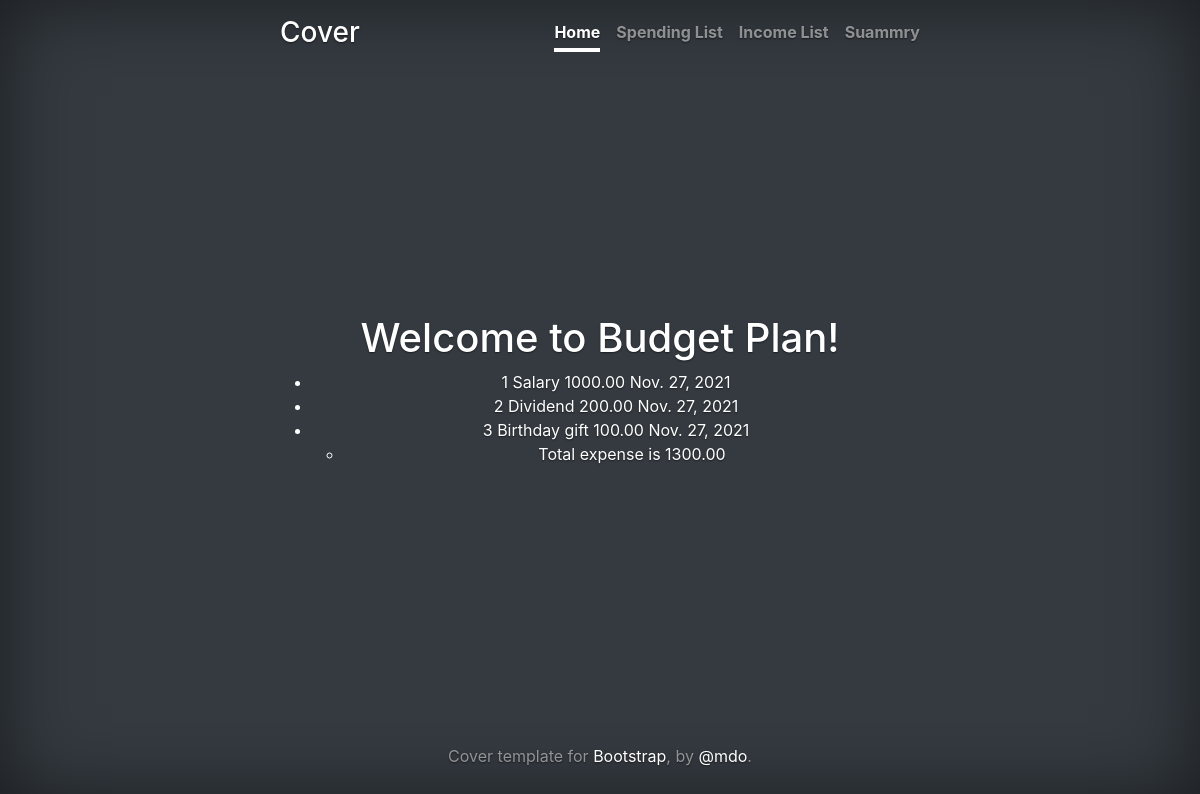
The app's page /budget/income/list/, older data.
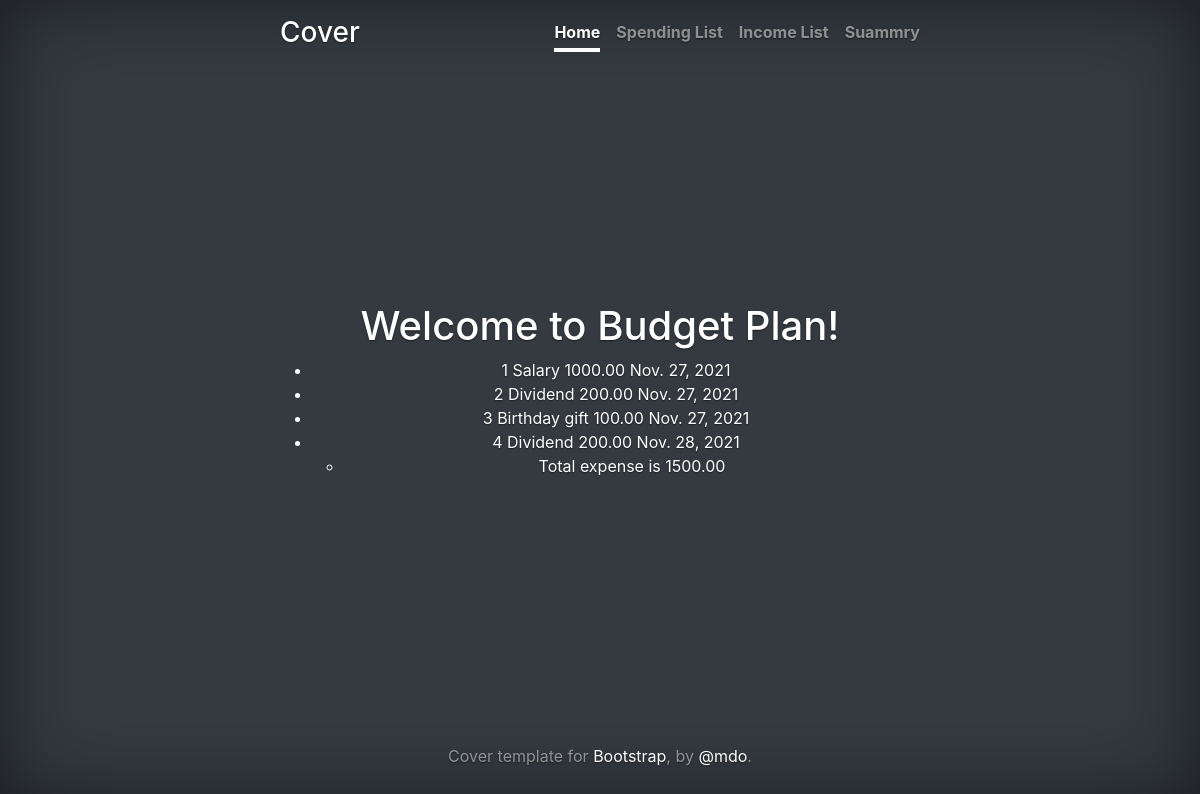
The same page, newer data.
### budget/models.py (models this page shows, shortened)
class Income(models.Model):
    class IncomeType(models.TextChoices):
        NONE = '',_('Type of Income')
        SALARY = 'Salary',_('Salary')
        DIVIDEND = 'Dividend',_('Dividend')
        EXTRA = 'Extra',_('Extra')
        BUSINESS = 'Business',_('Business')
    name = CharField(max_length=128)
    amount = DecimalField(max_digits=8,decimal_places=2)
    category = CharField(
        max_length=8,
        choices=IncomeType.choices,
        default=None,
    )
    date = DateField(default=datetime.date.today)# date field , default is today
    description = TextField()

### budget/views.py (the view)
# urls.py: path('budget/income/list/', IncomeListView.as_view(), name='income_list'),
class IncomeListView(ListView):
    template_name = "incomes/list.html"
    model = Income
    def get_context_data(self,**kwargs):
        context=super().get_context_data(**kwargs)
        context['incomes'] = Income.objects.all() # get a query of all expenses
        total_incomes = context['incomes'].aggregate(Sum('amount')) #summ
        context['total_income'] = total_incomes
        return context

### budget/templates/incomes/list.html
{% extends "base.html" %}
{% block content %}
  <h1>Welcome to Budget Plan!</h1>
  <ul>
    {% for income in incomes %}
      <li>
        {{ income.pk }}
        {{ income.name }}
        {{ income.amount }}
        {{ income.date }}
      </li>
    {% endfor %}
      <ul>
        <li>Total expense is {{ total_income.amount__sum|floatformat:2 }}</li>
      </ul>
  </ul>
{% endblock %}

Row changes from the older to the newer data that the page shows:
added Income: pk "4", name "Dividend", amount "200.00", date "Nov. 28, 2021"
Text that changed along with them:
{{ total_income.amount__sum|floatformat:2 }}: "1300.00" → "1500.00"
